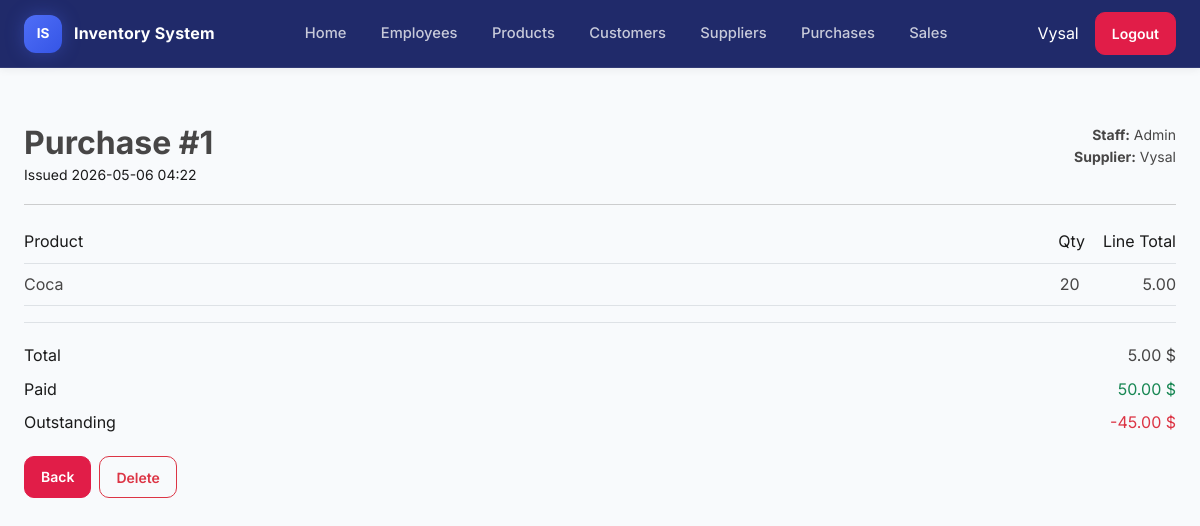
/purchases/1/ (signed in), run on the app's committed database.
### purchases/models.py (models this page shows, shortened)
class Purchase(models.Model):
    supplier = models.ForeignKey(Supplier, on_delete=models.PROTECT)
    user = models.ForeignKey(
        settings.AUTH_USER_MODEL, on_delete=models.PROTECT, related_name="purchases"
    )
    total_amount = models.DecimalField(max_digits=10, decimal_places=2, default=Decimal("0"))
    total_paid = models.DecimalField(max_digits=10, decimal_places=2, default=Decimal("0"))
    total_remain = models.DecimalField(max_digits=10, decimal_places=2, default=Decimal("0"))
    created_at = models.DateTimeField(auto_now_add=True)
    class Meta:
        ordering = ["-created_at"]

class PurchaseDetail(models.Model):
    purchase = models.ForeignKey(Purchase, on_delete=models.CASCADE, related_name="items")
    product = models.ForeignKey(Product, on_delete=models.PROTECT)
    quantity = models.PositiveIntegerField()
    total_price = models.DecimalField(max_digits=10, decimal_places=2, default=Decimal("0"))

### suppliers/models.py (models this page shows, shortened)
class Supplier(models.Model):
    name = models.CharField(max_length=100)
    phone = models.CharField(max_length=20)
    address = models.TextField(blank=True)
    class Meta:
        ordering = ["name"]

### products/models.py (models this page shows, shortened)
class Product(models.Model):
    name = models.CharField(max_length=100)
    category = models.ForeignKey(
        Category, on_delete=models.PROTECT, related_name="products"
    )
    cost_price = models.DecimalField(max_digits=10, decimal_places=2)
    selling_price = models.DecimalField(max_digits=10, decimal_places=2)
    unit = models.CharField(max_length=50)
    stock = models.PositiveIntegerField(default=0)
    class Meta:
        ordering = ["name"]

### purchases/views.py (the view)
# urls.py: path("<int:pk>/", views.purchase_detail, name="purchase_detail"),
@login_required
def purchase_detail(request, pk):
    purchase = get_object_or_404(
        Purchase.objects.select_related("supplier", "user").prefetch_related("items__product"),
        pk=pk,
    )
    return render(request, "purchases/purchase_detail.html", {"purchase": purchase})

### templates/purchases/purchase_detail.html (shortened to what this page needs)
{% extends "base.html" %}
{% block content %}
<div class="container">
  <div class="my-3">
    <div class="d-flex justify-content-between align-items-start flex-wrap gap-2">
      <div>
        <h2 class="mb-0">Purchase #{{ purchase.id }}</h2>
        <small class="text-muted">
          Issued {{ purchase.created_at|date:"Y-m-d H:i" }}
        </small>
      </div>
      <div class="text-start text-md-end small">
        <div><strong>Staff:</strong> {{ purchase.user.get_username }}</div>
        <div><strong>Supplier:</strong> {{ purchase.supplier.name }}</div>
      </div>
    </div>
  </div>
  <hr class="heading-rule">
  <div>
    <div class="d-flex justify-content-between py-2 border-bottom">
      <span class="text-muted">Product</span>
      <span class="text-muted">Qty&nbsp;&nbsp;&nbsp;&nbsp;Line Total</span>
    </div>
    {% for item in purchase.items.all %}
      <div class="d-flex justify-content-between py-2 border-bottom">
        <span>{{ item.product.name }}</span>
        <span class="flex-shrink-0">{{ item.quantity }}&nbsp;&nbsp;&nbsp;&nbsp;&nbsp;&nbsp;&nbsp;&nbsp;&nbsp;&nbsp;&nbsp;&nbsp;&nbsp;&nbsp;{{ item.total_price }}</span>
      </div>
    {% endfor %}
  </div>
  <div class="mt-3 border-top pt-3">
    <div class="d-flex justify-content-between py-1">
      <span class="text-muted">Total</span>
      <span class="fw-semibold">{{ purchase.total_amount }} $</span>
    </div>
    <div class="d-flex justify-content-between py-1">
      <span class="text-muted">Paid</span>
      <span class="fw-semibold text-success">{{ purchase.total_paid }} $</span>
    </div>
    <div class="d-flex justify-content-between py-1">
      <span class="text-muted">Outstanding</span>
      <span class="fw-semibold text-danger">{{ purchase.total_remain }} $</span>
    </div>
  </div>
  <div class="d-flex flex-wrap gap-2 mt-3">
    <a href="{% url 'purchase_list' %}" class="btn btn-link btn-sm">
      Back
    </a>
    <a href="{% url 'purchase_delete' purchase.id %}" class="btn btn-outline-danger btn-sm">
      Delete
    </a>
  </div>
</div>
{% endblock %}

### templates/partials/_navbar.html (shortened to what this page needs)
{% load static %}
 <nav class="navbar" role="navigation" aria-label="Main navigation">
    <a class="brand" href="{% url 'dashboard_home' %}">
      <div class="logo">IS</div>
      <span class="app-name">Inventory System</span>
    </a>
    <ul class="links" role="list">
      <li><a class="nav-link" href="{% url 'dashboard_home' %}">Home</a></li>
      <li><a class="nav-link" href="{% url 'employee_list' %}">Employees</a></li>
      <li><a class="nav-link" href="{% url 'product_list' %}">Products</a></li>
      <li><a class="nav-link" href="{% url 'customer_list' %}">Customers</a></li>
      <li><a class="nav-link" href="{% url 'supplier_list' %}">Suppliers</a></li>
      <li><a class="nav-link" href="{% url 'purchase_list' %}">Purchases</a></li>
      <li><a class="nav-link" href="{% url 'order_list' %}">Sales</a></li>
    </ul>
    <div class="actions">
      {% if user.is_authenticated %}
        <span class="me-2 text-white">{{ user.username }}</span>
        <form method="post" action="{% url 'logout' %}" class="d-inline">
          <button type="submit" class="btn btn-sm btn-danger d-none d-lg-inline-block">Logout</button>
        </form>
      {% else %}
        <a href="{% url 'login' %}" class="btn btn-sm btn-primary d-none d-lg-inline-block">Login</a>
      {% endif %}
    </div>
  </nav>

### static/css/style.css (style rules this page uses)
:root { --primary: #4f6ef7; --primary-dark: #3555e6; --primary-soft: rgba(79, 110, 247, 0.12); --success: #16a34a; --danger: #e11d48; --warning: #f59e0b; --info: #0ea5e9; --nav-bg1: #ffffff; --nav-bg: #040f57e1; --nav-border: rgba(255, 255, 255, 0.08); --nav-link: rgba(255, 255, 255, 0.75); --nav-link-hover: #ffffff; --body-bg: #f8fafc; --surface: #ffffff; --surface-2: #f1f5f9; --text: #474646; --text-muted: #1a1a1a; --border: #e2e8f0; --radius: 14px; --radius-sm: 10px; --shadow-sm: 0 2px 8px rgba(15, 23, 42, 0.06); --shadow-md: 0 10px 30px rgba(15, 23, 42, 0.08); --navbar-height: 68px; --font-main: 'Inter', -apple-system, BlinkMacSystemFont, 'Segoe UI', sans-serif; }
* { box-sizing: border-box; }
html { scroll-behavior: smooth; }
body { margin: 0; padding: 0; font-family: var(--font-main); background: var(--body-bg); color: var(--text); line-height: 1.6; }
a { color: inherit; }
h1, h2, h3, h4, h5, h6 { font-weight: 700; color: var(--text); margin-top: 0; }
.container, .container-fluid { padding-top: 1rem; padding-bottom: 1rem; }
.navbar { display: flex; align-items: center; justify-content: space-between; gap: 1rem; height: var(--navbar-height); padding: 0 1.5rem; background: var(--nav-bg); border-bottom: 1px solid var(--nav-border); position: sticky; width: 100% !important; top: 0; z-index: 1000; box-shadow: var(--shadow-sm); }
.brand { display: flex; align-items: center; gap: 0.75rem; text-decoration: none; flex-shrink: 0; }
.logo { width: 38px; height: 38px; border-radius: 12px; background: linear-gradient(135deg, var(--primary), var(--primary-dark)); color: white; display: flex; align-items: center; justify-content: center; font-size: 0.85rem; font-weight: 700; box-shadow: 0 0px 18px rgba(79, 110, 247, 0.35); }
.app-name { font-size: 1rem; font-weight: 700; color: #ffffff; letter-spacing: 0.2px; }
.links { display: flex; align-items: center; gap: 0.35rem; list-style: none; margin: 0; padding: 0; }
.nav-link { display: flex; align-items: center; gap: 0.5rem; padding: 0.55rem 0.9rem; border-radius: 10px; color: var(--nav-link); text-decoration: none; font-size: 0.92rem; font-weight: 500; transition: all 0.2s ease; }
.actions { display: flex; align-items: center; gap: 0.5rem; flex-shrink: 0; }
.btn { border-radius: 10px; font-weight: 600; padding: 0.6rem 1rem; transition: all 0.2s ease; }
.btn-danger { background: var(--danger); border-color: var(--danger); }
.btn-link { display: inline-block; background: var(--danger); border: 1px solid var(--danger); color: #ffffff; padding: 0.55rem 1rem; border-radius: 10px; font-weight: 600; text-decoration: none; }
.container, .container-fluid { width: 100%; max-width: 100%; margin: 0 auto; }
.text-muted { color: var(--text-muted) !important; }

### data on the page
Purchase: id "1", created_at "2026-05-06 04:22", user.get_username "Admin", supplier.name "Vysal", total_amount "5.00", total_paid "50.00", total_remain "-45.00"
PurchaseDetail: product.name "Coca", quantity "20", total_price "5.00"

### other printed values
{{ user.username }} "Vysal"
